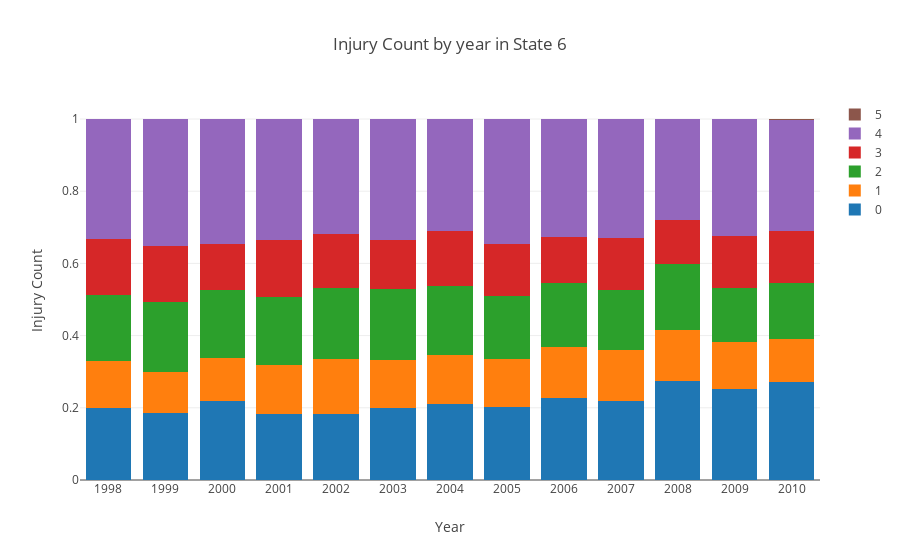
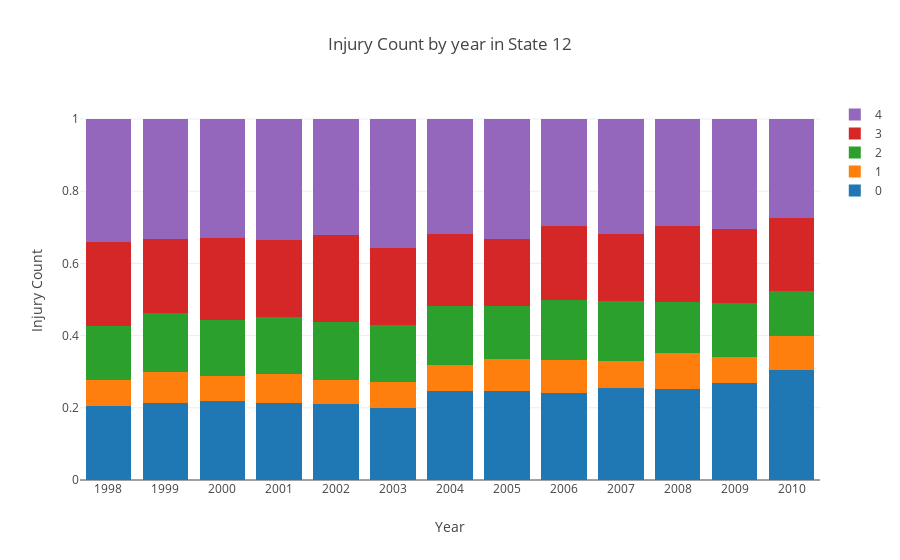
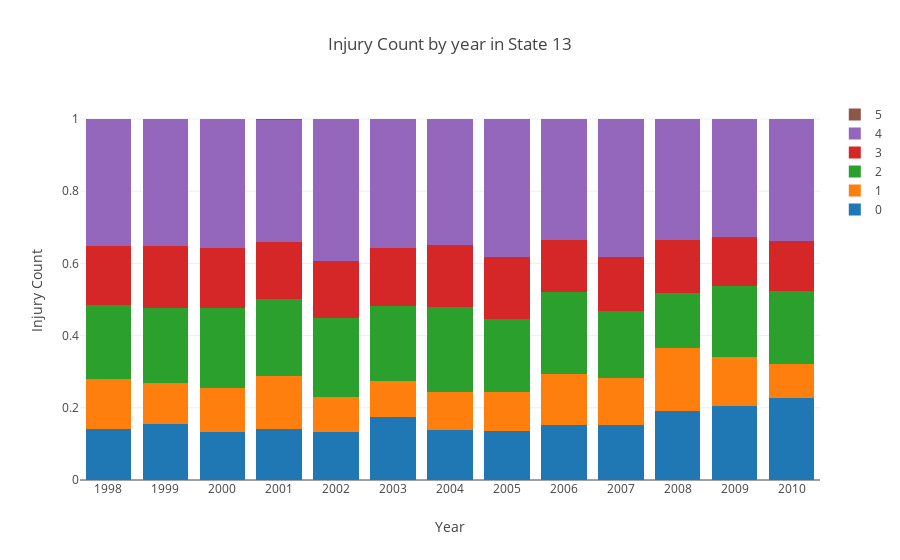
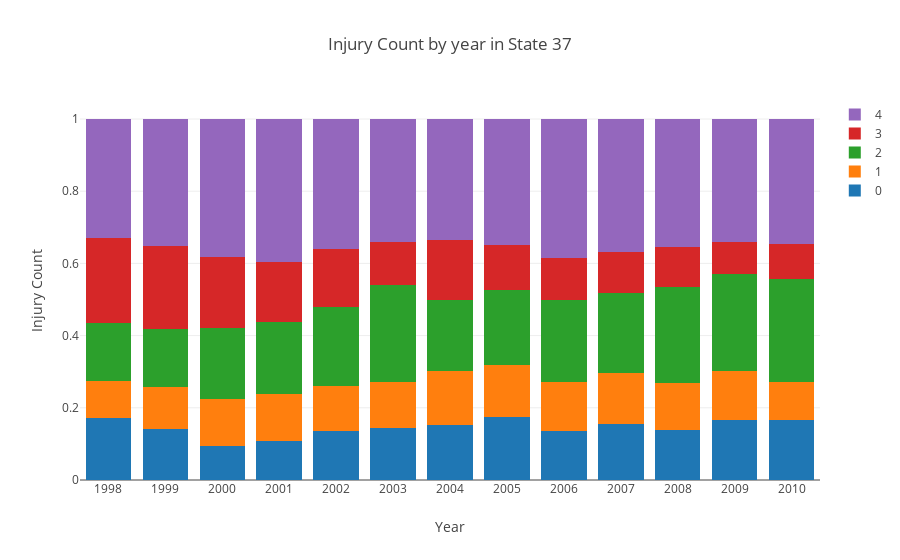

Notebook code for these charts, in order:
### Code cell
fig = stacked_chart(df=state6_df, x='year', legend='injury', xaxistitle='Year', yaxistitle='Injury Count', title='Injury Count by year in State 6')
iplot(fig)

fig = stacked_chart(df=state12_df, x='year', legend='injury', xaxistitle='Year', yaxistitle='Injury Count', title='Injury Count by year in State 12')
iplot(fig)

fig = stacked_chart(df=state13_df, x='year', legend='injury', xaxistitle='Year', yaxistitle='Injury Count', title='Injury Count by year in State 13')
iplot(fig)

fig = stacked_chart(df=state37_df, x='year', legend='injury', xaxistitle='Year', yaxistitle='Injury Count', title='Injury Count by year in State 37')
iplot(fig)

fig = stacked_chart(df=state48_df, x='year', legend='injury', xaxistitle='Year', yaxistitle='Injury Count', title='Injury Count by year in State 48')
iplot(fig)

### Figure 1 — Plotly figure (JSON) as saved in the notebook; plotly's stock layout.template omitted (floating-point values rounded to 4 significant figures)
{"data": [{"name": "0", "type": "bar", "x": [1998, 1999, 2000, 2001, 2002, 2003, 2004, 2005, 2006, 2007, 2008, 2009, 2010], "y": [0.1986, 0.1863, 0.2202, 0.1828, 0.1838, 0.1997, 0.2108, 0.2013, 0.2282, 0.2186, 0.2755, 0.2516, 0.2709]}, {"name": "1", "type": "bar", "x": [1998, 1999, 2000, 2001, 2002, 2003, 2004, 2005, 2006, 2007, 2008, 2009, 2010], "y": [0.1313, 0.1127, 0.1184, 0.1344, 0.1513, 0.1314, 0.136, 0.135, 0.1415, 0.1426, 0.1407, 0.1302, 0.121]}, {"name": "2", "type": "bar", "x": [1998, 1999, 2000, 2001, 2002, 2003, 2004, 2005, 2006, 2007, 2008, 2009, 2010], "y": [0.1831, 0.1934, 0.1887, 0.1888, 0.1978, 0.1975, 0.1895, 0.1733, 0.1763, 0.1648, 0.1814, 0.1488, 0.1542]}, {"name": "3", "type": "bar", "x": [1998, 1999, 2000, 2001, 2002, 2003, 2004, 2005, 2006, 2007, 2008, 2009, 2010], "y": [0.1546, 0.1571, 0.1267, 0.1586, 0.1476, 0.1358, 0.1536, 0.1445, 0.1284, 0.1443, 0.1239, 0.1444, 0.1441]}, {"name": "4", "type": "bar", "x": [1998, 1999, 2000, 2001, 2002, 2003, 2004, 2005, 2006, 2007, 2008, 2009, 2010], "y": [0.3325, 0.3496, 0.346, 0.3353, 0.3196, 0.3355, 0.3094, 0.3459, 0.3256, 0.3296, 0.2785, 0.3239, 0.3084]}, {"name": "5", "type": "bar", "x": [1998, 1999, 2000, 2001, 2002, 2003, 2004, 2005, 2006, 2007, 2008, 2009, 2010], "y": [0, 0.0008873, 0, 0, 0, 0, 0.0007639, 0, 0, 0, 0, 0.001094, 0.001441]}], "layout": {"barmode": "stack", "title": "Injury Count by year in State 6", "xaxis": {"showticklabels": true, "title": "Year", "type": "category"}, "yaxis": {"title": "Injury Count"}}}

### Figure 2 — Plotly figure (JSON) as saved in the notebook; plotly's stock layout.template omitted (floating-point values rounded to 4 significant figures)
{"data": [{"name": "0", "type": "bar", "x": [1998, 1999, 2000, 2001, 2002, 2003, 2004, 2005, 2006, 2007, 2008, 2009, 2010], "y": [0.2041, 0.2123, 0.2187, 0.2131, 0.2109, 0.1998, 0.2465, 0.2463, 0.2412, 0.2541, 0.2531, 0.268, 0.3046]}, {"name": "1", "type": "bar", "x": [1998, 1999, 2000, 2001, 2002, 2003, 2004, 2005, 2006, 2007, 2008, 2009, 2010], "y": [0.07179, 0.08815, 0.07047, 0.0798, 0.06634, 0.0712, 0.0715, 0.08958, 0.09178, 0.07541, 0.09926, 0.07186, 0.09437]}, {"name": "2", "type": "bar", "x": [1998, 1999, 2000, 2001, 2002, 2003, 2004, 2005, 2006, 2007, 2008, 2009, 2010], "y": [0.1518, 0.1611, 0.1544, 0.1576, 0.1614, 0.1583, 0.1633, 0.147, 0.1644, 0.1659, 0.1414, 0.1512, 0.1242]}, {"name": "3", "type": "bar", "x": [1998, 1999, 2000, 2001, 2002, 2003, 2004, 2005, 2006, 2007, 2008, 2009, 2010], "y": [0.2308, 0.2057, 0.2269, 0.2131, 0.2396, 0.2125, 0.1996, 0.186, 0.207, 0.1868, 0.2109, 0.2051, 0.202]}, {"name": "4", "type": "bar", "x": [1998, 1999, 2000, 2001, 2002, 2003, 2004, 2005, 2006, 2007, 2008, 2009, 2010], "y": [0.3415, 0.3327, 0.3295, 0.3364, 0.3218, 0.3581, 0.3191, 0.3311, 0.2956, 0.3179, 0.2953, 0.3039, 0.2748]}], "layout": {"barmode": "stack", "title": "Injury Count by year in State 12", "xaxis": {"showticklabels": true, "title": "Year", "type": "category"}, "yaxis": {"title": "Injury Count"}}}

### Figure 3 — Plotly figure (JSON) as saved in the notebook; plotly's stock layout.template omitted (floating-point values rounded to 4 significant figures)
{"data": [{"name": "0", "type": "bar", "x": [1998, 1999, 2000, 2001, 2002, 2003, 2004, 2005, 2006, 2007, 2008, 2009, 2010], "y": [0.1407, 0.1562, 0.1331, 0.14, 0.1332, 0.1754, 0.1377, 0.1369, 0.1526, 0.1515, 0.1916, 0.2052, 0.2261]}, {"name": "1", "type": "bar", "x": [1998, 1999, 2000, 2001, 2002, 2003, 2004, 2005, 2006, 2007, 2008, 2009, 2010], "y": [0.1386, 0.1136, 0.123, 0.1472, 0.09707, 0.1002, 0.1073, 0.1079, 0.1423, 0.132, 0.1732, 0.1368, 0.09554]}, {"name": "2", "type": "bar", "x": [1998, 1999, 2000, 2001, 2002, 2003, 2004, 2005, 2006, 2007, 2008, 2009, 2010], "y": [0.2068, 0.2069, 0.2218, 0.2136, 0.219, 0.2067, 0.2348, 0.2012, 0.2268, 0.184, 0.1522, 0.1954, 0.2006]}, {"name": "3", "type": "bar", "x": [1998, 1999, 2000, 2001, 2002, 2003, 2004, 2005, 2006, 2007, 2008, 2009, 2010], "y": [0.162, 0.1724, 0.1653, 0.158, 0.158, 0.1608, 0.17, 0.1722, 0.1423, 0.1494, 0.147, 0.1368, 0.1401]}, {"name": "4", "type": "bar", "x": [1998, 1999, 2000, 2001, 2002, 2003, 2004, 2005, 2006, 2007, 2008, 2009, 2010], "y": [0.3518, 0.3509, 0.3569, 0.3393, 0.3928, 0.357, 0.3502, 0.3817, 0.3361, 0.3831, 0.336, 0.3257, 0.3376]}, {"name": "5", "type": "bar", "x": [1998, 1999, 2000, 2001, 2002, 2003, 2004, 2005, 2006, 2007, 2008, 2009, 2010], "y": [0, 0, 0, 0.001795, 0, 0, 0, 0, 0, 0, 0, 0, 0]}], "layout": {"barmode": "stack", "title": "Injury Count by year in State 13", "xaxis": {"showticklabels": true, "title": "Year", "type": "category"}, "yaxis": {"title": "Injury Count"}}}

### Figure 4 — Plotly figure (JSON) as saved in the notebook; plotly's stock layout.template omitted (floating-point values rounded to 4 significant figures)
{"data": [{"name": "0", "type": "bar", "x": [1998, 1999, 2000, 2001, 2002, 2003, 2004, 2005, 2006, 2007, 2008, 2009, 2010], "y": [0.1709, 0.142, 0.09416, 0.1084, 0.1367, 0.144, 0.1515, 0.1737, 0.136, 0.154, 0.1385, 0.1667, 0.1662]}, {"name": "1", "type": "bar", "x": [1998, 1999, 2000, 2001, 2002, 2003, 2004, 2005, 2006, 2007, 2008, 2009, 2010], "y": [0.1025, 0.1152, 0.1299, 0.1288, 0.125, 0.1286, 0.1494, 0.1448, 0.136, 0.1414, 0.131, 0.1359, 0.1063]}, {"name": "2", "type": "bar", "x": [1998, 1999, 2000, 2001, 2002, 2003, 2004, 2005, 2006, 2007, 2008, 2009, 2010], "y": [0.1619, 0.1612, 0.1959, 0.2004, 0.2188, 0.2668, 0.1992, 0.2071, 0.2281, 0.2236, 0.2645, 0.2692, 0.2834]}, {"name": "3", "type": "bar", "x": [1998, 1999, 2000, 2001, 2002, 2003, 2004, 2005, 2006, 2007, 2008, 2009, 2010], "y": [0.2356, 0.2303, 0.1977, 0.1656, 0.1582, 0.1209, 0.1639, 0.1247, 0.1162, 0.1139, 0.1108, 0.08718, 0.09809]}, {"name": "4", "type": "bar", "x": [1998, 1999, 2000, 2001, 2002, 2003, 2004, 2005, 2006, 2007, 2008, 2009, 2010], "y": [0.3291, 0.3512, 0.3823, 0.3967, 0.3613, 0.3397, 0.3361, 0.3497, 0.3838, 0.3671, 0.3552, 0.341, 0.346]}], "layout": {"barmode": "stack", "title": "Injury Count by year in State 37", "xaxis": {"showticklabels": true, "title": "Year", "type": "category"}, "yaxis": {"title": "Injury Count"}}}
